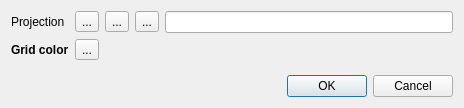
<?xml version="1.0" encoding="UTF-8"?>
<ui version="4.0">
 <class>IDlgSetupGrid</class>
 <widget class="QDialog" name="IDlgSetupGrid">
  <property name="geometry">
   <rect>
    <x>0</x>
    <y>0</y>
    <width>464</width>
    <height>108</height>
   </rect>
  </property>
  <property name="windowTitle">
   <string>Setup Grid...</string>
  </property>
  <layout class="QVBoxLayout" name="verticalLayout">
   <item>
    <layout class="QGridLayout" name="gridLayout">
     <item row="0" column="0">
      <widget class="QLabel" name="label">
       <property name="text">
        <string>Projection</string>
       </property>
      </widget>
     </item>
     <item row="0" column="1" colspan="2">
      <layout class="QHBoxLayout" name="horizontalLayout">
       <item>
        <widget class="QToolButton" name="toolRestoreDefault">
         <property name="toolTip">
          <string>restore default</string>
         </property>
         <property name="text">
          <string>...</string>
         </property>
         <property name="icon">
          <iconset resource="resources.qrc">
           <normaloff>:/icons/refresh.png</normaloff>:/icons/refresh.png</iconset>
         </property>
        </widget>
       </item>
       <item>
        <widget class="QToolButton" name="toolFromMap">
         <property name="toolTip">
          <string>Get projection from current map.</string>
         </property>
         <property name="text">
          <string>...</string>
         </property>
         <property name="icon">
          <iconset resource="resources.qrc">
           <normaloff>:/icons/iconMapWizard16x16.png</normaloff>:/icons/iconMapWizard16x16.png</iconset>
         </property>
        </widget>
       </item>
       <item>
        <widget class="QToolButton" name="toolProjWizzard">
         <property name="toolTip">
          <string>projection wizzard</string>
         </property>
         <property name="text">
          <string>...</string>
         </property>
         <property name="icon">
          <iconset resource="resources.qrc">
           <normaloff>:/icons/iconWizzard16x16.png</normaloff>:/icons/iconWizzard16x16.png</iconset>
         </property>
        </widget>
       </item>
      </layout>
     </item>
     <item row="0" column="3">
      <widget class="QLineEdit" name="lineProjection"/>
     </item>
     <item row="1" column="0">
      <widget class="QLabel" name="labelGridColor">
       <property name="font">
        <font>
         <weight>75</weight>
         <bold>true</bold>
        </font>
       </property>
       <property name="text">
        <string>Grid color</string>
       </property>
      </widget>
     </item>
     <item row="1" column="1">
      <widget class="QToolButton" name="toolGridColor">
       <property name="toolTip">
        <string>setup grid color</string>
       </property>
       <property name="text">
        <string>...</string>
       </property>
       <property name="icon">
        <iconset resource="resources.qrc">
         <normaloff>:/icons/preferences-desktop-color.png</normaloff>:/icons/preferences-desktop-color.png</iconset>
       </property>
      </widget>
     </item>
    </layout>
   </item>
   <item>
    <spacer name="verticalSpacer">
     <property name="orientation">
      <enum>Qt::Vertical</enum>
     </property>
     <property name="sizeHint" stdset="0">
      <size>
       <width>20</width>
       <height>40</height>
      </size>
     </property>
    </spacer>
   </item>
   <item>
    <widget class="QDialogButtonBox" name="buttonBox">
     <property name="orientation">
      <enum>Qt::Horizontal</enum>
     </property>
     <property name="standardButtons">
      <set>QDialogButtonBox::Cancel|QDialogButtonBox::Ok</set>
     </property>
    </widget>
   </item>
  </layout>
 </widget>
 <resources>
  <include location="resources.qrc"/>
 </resources>
 <connections>
  <connection>
   <sender>buttonBox</sender>
   <signal>accepted()</signal>
   <receiver>IDlgSetupGrid</receiver>
   <slot>accept()</slot>
   <hints>
    <hint type="sourcelabel">
     <x>248</x>
     <y>254</y>
    </hint>
    <hint type="destinationlabel">
     <x>157</x>
     <y>274</y>
    </hint>
   </hints>
  </connection>
  <connection>
   <sender>buttonBox</sender>
   <signal>rejected()</signal>
   <receiver>IDlgSetupGrid</receiver>
   <slot>reject()</slot>
   <hints>
    <hint type="sourcelabel">
     <x>316</x>
     <y>260</y>
    </hint>
    <hint type="destinationlabel">
     <x>286</x>
     <y>274</y>
    </hint>
   </hints>
  </connection>
 </connections>
</ui>
